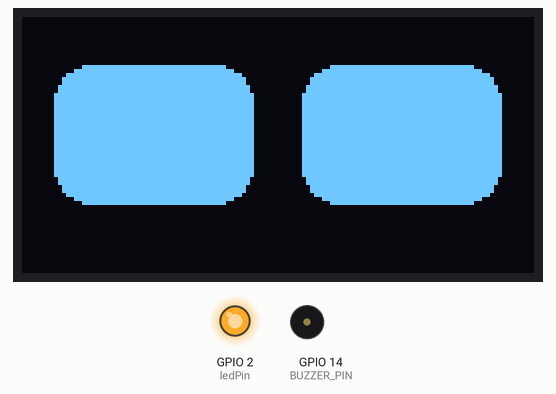
Recording of a sketch running on a simulated ESP32. On the bench: 128×64 one-colour display, output pins drawn as LEDs (lit = HIGH), buzzer (waves = sounding, pin HIGH). The audio player accepts every command and is not drawn; what the sketch prints to the serial monitor is not drawn.

Above: at 0.6 s.
At 4.8 s:
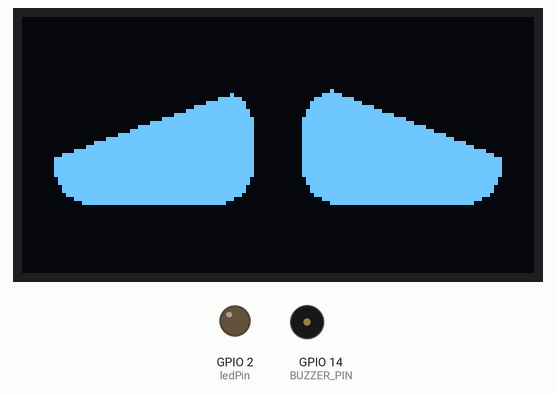
At 13.3 s:
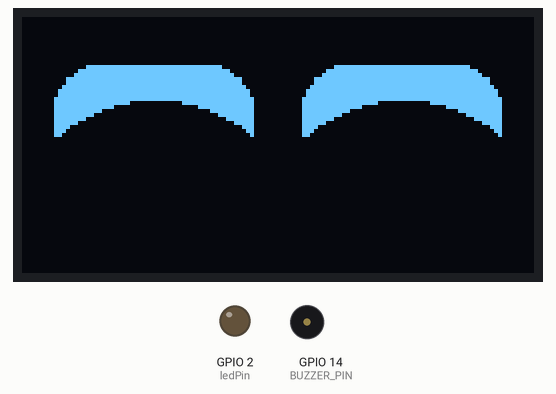
At 26.6 s:
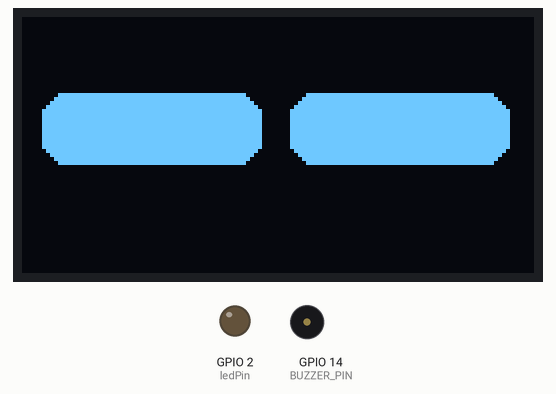
Timing chart, 0 to 28.1 s (numbered marks = the images above):
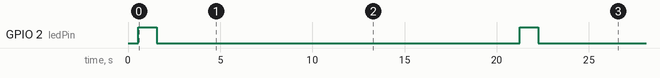

Measured:
- by itself, GPIO 2 (ledPin): alternates HIGH for 1.0 s and LOW for 19.7 s
- what the display in image 0 shows lasts 4.1 s, from 0.6 s to 4.7 s
- what the display in image 1 shows lasts 1.0 s, from 4.8 s to 5.8 s

The sketch:

main.ino
```cpp
#include <Arduino.h>

#include "definitions.h"


// Battery monitoring settings
const uint8_t ANALOG_PIN = 34;  // Pin used for reading battery voltage
const float R1 = 10000.0;
const float R2 = 10000.0;
const float MAX_VOLTAGE = 4.2;            // Maximum battery voltage (adjusted for LiPo)
const uint32_t lowBatteryThreshold = 20;  // Threshold for sad expression

// IR sensor pins
#define IR_SENSOR_LEFT_PIN 32
#define IR_SENSOR_RIGHT_PIN 33
#define IR_SENSOR_FRONT_LEFT_PIN 25
#define IR_SENSOR_FRONT_RIGHT_PIN 26
#define IR_SENSOR_BACK_LEFT_PIN 27
#define IR_SENSOR_BACK_RIGHT_PIN 35

// Other pins
#define CHARGING_DETECTION_PIN 12  // Pin to detect if charging
#define SWITCH_PIN 15              // Pin for a switch (not used in this code)
#define BUZZER_PIN 14              // Pin for the buzzer

bool eyesOpen = true;               // Flag to indicate if eyes are currently open
bool batteryWarningPlayed = false;  // Flag to prevent repeated battery warnings


void setup() {
  Serial.begin(115200);


  // all the setup code here
  defState();

  pinMode(ledPin, OUTPUT);


  u8g2.begin();
  u8g2.clearBuffer();  // Clear the display buffer


  // Set pin modes
  pinMode(IR_SENSOR_LEFT_PIN, INPUT);
  pinMode(IR_SENSOR_RIGHT_PIN, INPUT);
  pinMode(IR_SENSOR_FRONT_LEFT_PIN, INPUT);
  pinMode(IR_SENSOR_FRONT_RIGHT_PIN, INPUT);
  pinMode(IR_SENSOR_BACK_LEFT_PIN, INPUT);
  pinMode(IR_SENSOR_BACK_RIGHT_PIN, INPUT);
  pinMode(SWITCH_PIN, INPUT_PULLUP);
  pinMode(CHARGING_DETECTION_PIN, INPUT_PULLUP);
  pinMode(BUZZER_PIN, OUTPUT);
  digitalWrite(BUZZER_PIN, LOW);  // Ensure buzzer is off initially
  normal();
}


void loop() {
  blinking();
  Serial.println("Blinking");
  delay(1000);


  u8g2.sendBuffer();  // Transfer internal memory to the display
  delay(10);          // Short delay to control refresh rate

  normal();
  Serial.println("normal");
  delay(1000);


  sad();
  Serial.println("sad");
  delay(1000);


  close();
  Serial.println("close");
  delay(1000);

  blink();
  Serial.println("blink");
  delay(1000);

  upset();
  Serial.println("upset");
  delay(1000);

  wonder();
  Serial.println("wonder");
  delay(1000);

  happy();
  Serial.println("happy");
  delay(1000);

  cute();
  Serial.println("cute");
  delay(1000);

  angry();
  Serial.println("angry");
  delay(1000);

  suspicious();
  Serial.println("suspicious");
  delay(1000);

  downeye();
  Serial.println("downeye");
  delay(1000);

  upeye();
  Serial.println("upeye");
  delay(1000);

  lefteye();
  Serial.println("lefteye");
  delay(1000);
}


uint32_t getBatteryPercentage() {
  int sensorValue = analogRead(ANALOG_PIN);                 // Read the analog pin
  float voltage = sensorValue * (MAX_VOLTAGE / 4095.0);     // Convert to voltage
  float batteryPercentage = (voltage / MAX_VOLTAGE) * 100;  // Convert to percentage
  return (uint32_t)batteryPercentage;
}

void drawBatterySymbol(uint32_t percentage) {
  // Battery dimensions
  const int batteryWidth = 20;
  const int batteryHeight = 10;
  const int batteryX = 108;
  const int batteryY = 0;

  u8g2.drawFrame(batteryX, batteryY, batteryWidth, batteryHeight);
  u8g2.drawBox(batteryX + batteryWidth, batteryY + 2, 2, batteryHeight - 4);

  // Calculate battery level width based on percentage
  int levelWidth = map(percentage, 0, 100, 0, batteryWidth - 2);
  u8g2.drawBox(batteryX + 1, batteryY + 1, levelWidth, batteryHeight - 2);
}


void activateBuzzer() {
  digitalWrite(BUZZER_PIN, HIGH);
}

void deactivateBuzzer() {
  digitalWrite(BUZZER_PIN, LOW);
}
```

blink.h
```cpp
#ifndef blink_h
#define blink_h

const int ledPin = 2;

void blinking() {
  // Turn the LED on
  digitalWrite(ledPin, HIGH);
  delay(1000);  // Wait for 1 second

  // Turn the LED off
  digitalWrite(ledPin, LOW);
  delay(1000);  // Wait for 1 second
}

#endif
```

definitions.h
```cpp
/**
 * @file definitions.h
 *
 * @brief Header file for defining libraries, variables, and pin states.
 *
 * This file includes the necessary libraries and defines the functions and
 * variables used in the project. It also includes the initialization of pin
 * states and other essential setup routines.
 *
 * - Includes the `spider_speaker.h` and `expression.h` libraries.
 * - Defines the `defState()` function to set up the DFPlayer Mini.
 *
 * @note Ensure that the header guards are properly defined to prevent multiple
 *       inclusions of this header file.
 */

#ifndef definitions_h
#define definitions_h

#include "spider_speaker.h"
#include "expression.h"
#include "blink.h"

/**
 * @brief Initializes the DFPlayer Mini setup.
 *
 * This function calls `DFPlayerMiniSetup()` to configure the DFPlayer Mini
 * for playback and other operations. It is used to prepare the system's
 * audio functionality.
 */
void defState() {
  DFPlayerMiniSetup();
}

#endif
```

expression.h
```cpp
/**
 * @file expressions.h
 *
 * @brief Header file for facial expressions and RGB effects animations.
 *
 * This file contains functions and variables to handle various facial expressions
 * and animations for the OLED display. It includes methods for drawing different
 * expressions such as happy, sad, angry, and more, as well as managing animations
 * and effects.
 *
 * - Includes the `U8g2lib` library for OLED display operations.
 * - Defines variables for timing and state management.
 * - Provides functions for various facial expressions and animations.
 *
 * @note Ensure that the `U8g2lib` library is properly installed and configured.
 */

#ifndef expressions_h
#define expressions_h

#include <U8g2lib.h>

// Variables for timing and state management
unsigned long PrevTime1 = 0, PrevTime2 = 0;
unsigned long CurrentTime1, CurrentTime2;
unsigned long CurrentTime3, PrevTime3 = 0;

int8_t q = -15;  // Variable for facial expression adjustments
bool happy_state = false;  // Flag to track the happy state

// Initialize the OLED display object
U8G2_SSD1306_128X64_NONAME_F_HW_I2C u8g2(U8G2_R0);

// Function to draw a closed eye expression
void close() {
  u8g2.clearBuffer();
  u8g2.drawRBox(5, 19, 55, 18, 6);
  u8g2.drawRBox(67, 19, 55, 18, 6);
  u8g2.setDrawColor(0);
  u8g2.drawBox(5, 1, 55, 18);
  u8g2.drawBox(67, 1, 55, 18);
  u8g2.setDrawColor(1);
  u8g2.sendBuffer();
}

// Function to draw a normal eye expression
void normal() {
  u8g2.clearBuffer();
  u8g2.drawRBox(8, 12, 50, 35, 9);
  u8g2.drawRBox(70, 12, 50, 35, 9);
  u8g2.sendBuffer();
  happy_state = false;
}

// Function to animate blinking eyes
void blink() {
  if ((CurrentTime1 - PrevTime1) > 150) {
    normal();
    PrevTime1 = CurrentTime1;
  }

  if ((CurrentTime2 - PrevTime2) > 1900) {
    close();
    delay(50);
    PrevTime2 = CurrentTime2;
  }
}

// Function to draw a sad expression
void sad() {
  for (int i = 0; i <= 15; i += 3) {
    u8g2.clearBuffer();
    u8g2.drawRBox(8, 18, 50, 29, 9);
    u8g2.drawRBox(70, 18, 50, 29, 9);
    u8g2.setDrawColor(0);
    u8g2.drawTriangle(3, 14, 64, 14, 3, 21 + i);
    u8g2.drawTriangle(68, 14, 124, 21 + i, 124, 14);
    u8g2.setDrawColor(1);
    u8g2.sendBuffer();
  }
}

// Function to draw an upset expression with animation
void upset() {
  if (!happy_state) {
    u8g2.clearBuffer();
    u8g2.drawRBox(8, 12, 50, 35, 9);
    u8g2.drawRBox(70, 12, 50, 35, 9);
    u8g2.setDrawColor(0);
    u8g2.drawBox(8, q, 50, 35);
    u8g2.drawBox(70, q, 50, 35);
    u8g2.setDrawColor(1);
    u8g2.sendBuffer();
    // Smooth animation adjustment
    if (q <= -7) { q += 3; }
  }
}

// Function to draw a wonder expression with smooth animation
void wonder() {
  u8g2.drawRBox(8, 12, 50, 35, 9);
  u8g2.drawRBox(70, 12, 50, 35, 9);

  for (int i = 1; i <= 10; i += 4) {
    u8g2.clearBuffer();
    u8g2.drawRBox(8, 12 + i, 50, 35 - i, 9);
    u8g2.drawRBox(70, 12, 50, 35, 9);
    u8g2.sendBuffer();
  }
  delay(1600);

  for (int i = 1; i <= 10; i += 4) {
    u8g2.clearBuffer();
    u8g2.drawRBox(8, 22 - i, 50, 25 + i, 9);
    u8g2.drawRBox(70, 12 + i, 50, 35 - i, 9);
    u8g2.sendBuffer();
  }
  delay(1600);
}

// Function to draw a happy expression with smooth animation
void happy() {
  for (int i = 62; i > 58; i -= 3) {
    u8g2.clearBuffer();
    u8g2.drawRBox(8, 12, 50, 35, 11);
    u8g2.drawRBox(70, 12, 50, 35, 11);
    u8g2.setDrawColor(0);
    u8g2.drawDisc(33, i, 38, U8G2_DRAW_ALL);
    u8g2.drawDisc(95, i, 38, U8G2_DRAW_ALL);
    u8g2.setDrawColor(1);
    u8g2.sendBuffer();
  }
  happy_state = true;
}

// Function to draw a cute expression with animation
void cute() {
  for (int i = 0; i <= 2; i += 2) {
    u8g2.clearBuffer();
    u8g2.drawRBox(8, 12, 50, 35, 12);
    u8g2.drawRBox(70, 12, 50, 35, 12);
    u8g2.setDrawColor(0);
    u8g2.drawDisc(30, 66 - i, 40, U8G2_DRAW_ALL);
    u8g2.drawDisc(98, 66 - i, 40, U8G2_DRAW_ALL);
    u8g2.setDrawColor(1);
    u8g2.sendBuffer();
  }
  happy_state = true;
}

// Function to draw an angry expression with animation
void angry() {
  for (int i = 0; i <= 15; i += 3) {
    u8g2.clearBuffer();
    u8g2.drawRBox(8, 18, 50, 29, 9);
    u8g2.drawRBox(70, 18, 50, 29, 9);
    u8g2.setDrawColor(0);
    u8g2.drawTriangle(3, 14, 64, 18 + i, 124, 14);
    u8g2.setDrawColor(1);
    u8g2.sendBuffer();
  }
}

// Function to display a string message introducing the robot
void iam() {
  u8g2.clearBuffer();
  u8g2.setFont(u8g2_font_ncenB08_tr);
  u8g2.drawStr(5, 15, "My name is Akno");
  u8g2.drawStr(5, 30, "Nice to meet you :)");
  u8g2.sendBuffer();
}

// Function to display a string message about the team
void youmademe() {
  u8g2.clearBuffer();
  u8g2.setFont(u8g2_font_helvB08_tf);
  u8g2.drawStr(1, 15, "The team who made me");
  u8g2.drawStr(1, 30, "Is FUTURISERS :) ");
  u8g2.sendBuffer();
}

// Function to draw a suspicious expression with animation
void suspicious() {
  for (int i = 0; i <= 10; i += 3) {
    u8g2.clearBuffer();
    u8g2.drawRBox(8, 12, 50, 20, 9);
    u8g2.drawRBox(70, 12, 50, 20, 9);
    u8g2.setDrawColor(0);
    u8g2.drawTriangle(12, 12, 64, 12 + i, 107, 12);
    u8g2.setDrawColor(1);
    u8g2.sendBuffer();
  }
}

// Function to animate a downward eye movement
void downeye() {
  close();
  delay(120);
  for (int i = 0; i <= 12; i += 4) {
    u8g2.clearBuffer();
    u8g2.drawRBox(8, 22 + i, 50, 21, 9);
    u8g2.drawRBox(70, 22 + 12, 50, 21, 9);
    u8g2.sendBuffer();
  }
}

// Function to animate a rightward eye movement
void righteye() {
  close();
  delay(120);
  for (int i = 0; i <= 8; i += 4) {
    u8g2.clearBuffer();
    u8g2.drawRBox(8 - i, 17, 50, 27, 9);
    u8g2.drawRBox(70 - i, 17, 50, 27, 9);
    u8g2.sendBuffer();
  }
}

// Function to animate a leftward eye movement
void lefteye() {
  close();
  delay(120);
  for (int i = 0; i <= 8; i += 4) {
    u8g2.clearBuffer();
    u8g2.drawRBox(8 + i, 17, 50, 27, 9);
    u8g2.drawRBox(70 + i, 17, 50, 27, 9);
    u8g2.sendBuffer();
  }
}

// Function to animate an upward eye movement
void upeye() {
  close();
  delay(120);
  for (int i = 0; i <= 12; i += 4) {
    u8g2.clearBuffer();
    u8g2.drawRBox(8, 12 - i, 50, 25, 9);
    u8g2.drawRBox(70, 12 - 12, 50, 25, 9);
    u8g2.sendBuffer();
  }
}

#endif
```

spider_speaker.h
```cpp
/*
 * @file spider_speaker.h
 *
 * @brief Header file for managing the DFPlayer Mini module for audio playback.
 *
 * This header file includes definitions and functions for interfacing with the
 * DFPlayer Mini, which is used to play audio files from an SD card. It sets up
 * communication pins, initializes the player, and provides basic audio control.
 *
 * - Includes the `DFRobotDFPlayerMini` library for audio playback functions.
 * - Configures hardware serial communication for the DFPlayer Mini.
 * - Provides functions to initialize the player and handle playback.
 *
 * @note Ensure that the DFPlayer Mini is properly connected to the specified RX and TX pins
 *       and that the SD card is loaded with MP3 files.
 */

#ifndef spider_speaker_h
#define spider_speaker_h

#include <DFRobotDFPlayerMini.h>
#include <HardwareSerial.h>


// Define pins for DFPlayer Mini communication
const uint8_t PIN_MP3_TX = 26;  // Connects to DFPlayer Mini's RX
const uint8_t PIN_MP3_RX = 27;  // Connects to DFPlayer Mini's TX

// Create instances for DFPlayer Mini and hardware serial communication
DFRobotDFPlayerMini player;                   ///< DFPlayer Mini object for audio playback
 HardwareSerial DFPlayerMiniStarterSerial(1);  ///< HardwareSerial instance for DFPlayer Mini on serial port 1

/**
 * @brief Initializes the DFPlayer Mini and sets up communication.
 *
 * This function configures the hardware serial port used for communication with
 * the DFPlayer Mini. It sets the volume level, starts playback of the first MP3
 * file on the SD card, and provides feedback on the initialization status through
 * the Serial monitor.
 *
 * - Configures the hardware serial port with a baud rate of 9600.
 * - Sets the volume to a predefined level (20 out of 30).
 * - Starts playback of the first MP3 file on the SD card.
 * - Reports the initialization status via Serial monitor.
 *
 * @note Ensure that the DFPlayer Mini is correctly connected to the specified RX and TX pins,
 *       and that the SD card is properly loaded with MP3 files.
 */
void DFPlayerMiniSetup() {
  // Initialize the hardware serial port for DFPlayer Mini communication
  DFPlayerMiniStarterSerial.begin(9600, SERIAL_8N1, PIN_MP3_RX, PIN_MP3_TX);

  // Attempt to start communication with the DFPlayer Mini
  if (player.begin(DFPlayerMiniStarterSerial)) {
    // Report successful connection to Serial monitor
    Serial.println("OK");

    // Set the volume level to 20 (range: 0 to 30)
    player.volume(30);


  } else {
    // Report failure to connect to the DFPlayer Mini
    Serial.println("Connecting to DFPlayer Mini failed!");
    Serial.println(player.available());

  }
}

void speak(){
  player.play(1);
  Serial.println("speaking 1");
  delay(6000);

}

#endif
```
